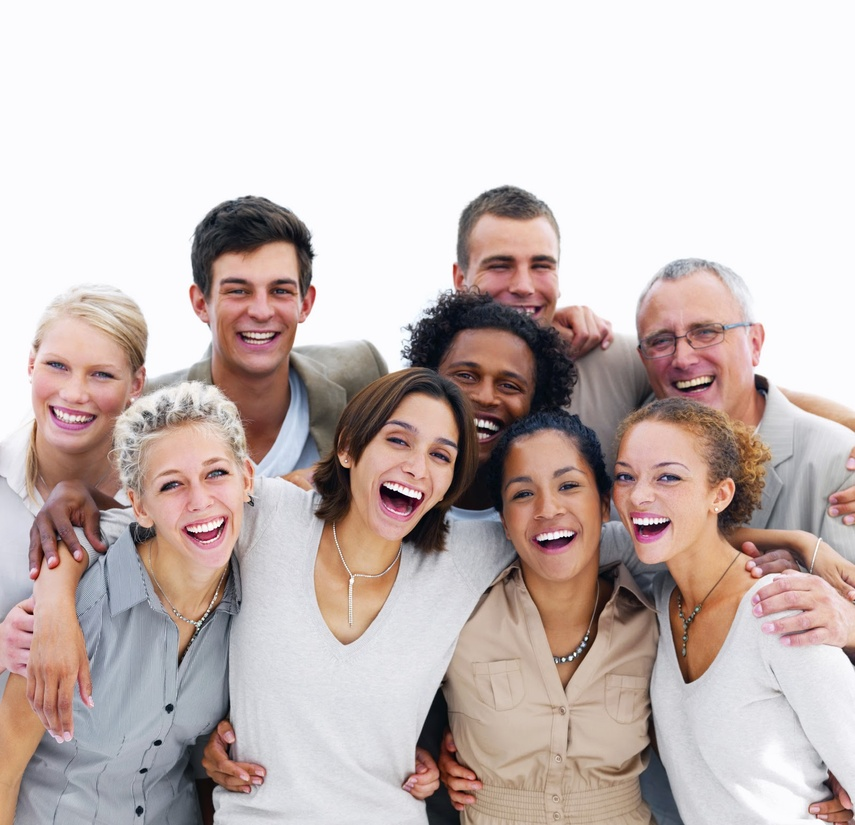
#> input picture 3.Using OpenCV and CNN to detect Facial Keypoint/happy.jpg, 855 x 825 px, shrunk from 1600 x 1543 before the run
$ jupyter execute Untitled.ipynb   (shell and % lines are left out)
#> lines starting #> are read from the running program, lines starting #| are printed output that depends on the picture
Facial keypoints include points around the eyes, nose, and mouth on any face and are used in many applications, from facial tracking to emotion recognition.
We will use OpenCV and CNN to detect Facial Keypoint.

<font color='blue'>Investigating OpenCV, pre-processing, and face detection<font>

     Step 1: Detect Faces Using a Haar Cascade Classifier
     Step 2: Add Eye Detection
     Step 3: De-noise an Image for Better Face Detection
     Step 4: Blur an Image and Perform Edge Detection
     Step 5: Automatically Hide the Identity of an Individual

<font color='blue'>Training a Convolutional Neural Network (CNN) to detect facial keypoints<font>

    Step 6: Create a CNN to Recognize Facial Keypoints
    Step 7: Compile and Train the Model
    Step 8: Visualize the Loss

<font color='blue'>Putting parts 1 and 2 together to identify facial keypoints on any image!<font>

    Step 9: Build a Robust Facial Keypoints Detector (Complete the CV Pipeline)


Step 0: Detect Faces Using a Haar Cascade Classifier

Have you ever wondered how Facebook automatically tags images with your friends' faces? Or how high-end cameras automatically find and focus on a certain person's face? Applications like these depend heavily on the machine learning task known as face detection - which is the task of automatically finding faces in images containing people.

At its root face detection is a classification problem - that is a problem of distinguishing between distinct classes of things. With face detection these distinct classes are 1) images of human faces and 2) everything else.

I will use OpenCV's implementation of Haar feature-based cascade classifiers to detect human faces in images. OpenCV provides many pre-trained face detectors, stored as XML files on github. I have downloaded one of these detectors and stored it in the detector_architectures directory.
Import Resources

In the next python cell, we load in the required libraries for this section of the project.

[cell 1]
# Import required libraries for this section


import numpy as np
import matplotlib.pyplot as plt
import math
import cv2
from PIL import Image
import time
import pandas as pd

Next, we load in and display a test image for performing face detection.

Note: by default OpenCV assumes the ordering of our image's color channels are Blue, then Green, then Red. This is slightly out of order with most image types we'll use in these experiments, whose color channels are ordered Red, then Green, then Blue. In order to switch the Blue and Red channels of our test image around we will use OpenCV's cvtColor function, which you can read more about by checking out some of its documentation located here. This is a general utility function that can do other transformations too like converting a color image to grayscale, and transforming a standard color image to HSV color space.

[cell 2]
# Load in color image for face detection
image = cv2.imread('happy.jpg')
#> image is the input picture: shape (825, 855, 3); mean B, G, R 184.2, 186.9, 200.5

# Convert the image to RGB colorspace
image = cv2.cvtColor(image, cv2.COLOR_BGR2RGB)

# Plot our image using subplots to specify a size and title
fig = plt.figure(figsize = (8,8))
ax1 = fig.add_subplot(111)
ax1.set_xticks([])
ax1.set_yticks([])

ax1.set_title('Original Image')
ax1.imshow(image)

There are a lot of people - and faces - in this picture. 13 faces to be exact! In the next code cell, I will demonstrate how to use a Haar Cascade classifier to detect all the faces in this test image.

This face detector uses information about patterns of intensity in an image to reliably detect faces under varying light conditions. So, to use this face detector, I'll first convert the image from color to grayscale.

Then, I'll load in the fully trained architecture of the face detector -- found in the file haarcascade_frontalface_default.xml - and use it on the image to find faces!

To learn more about the parameters of the detector see this post.

[cell 3]
# Convert the RGB  image to grayscale
gray = cv2.cvtColor(image, cv2.COLOR_RGB2GRAY)
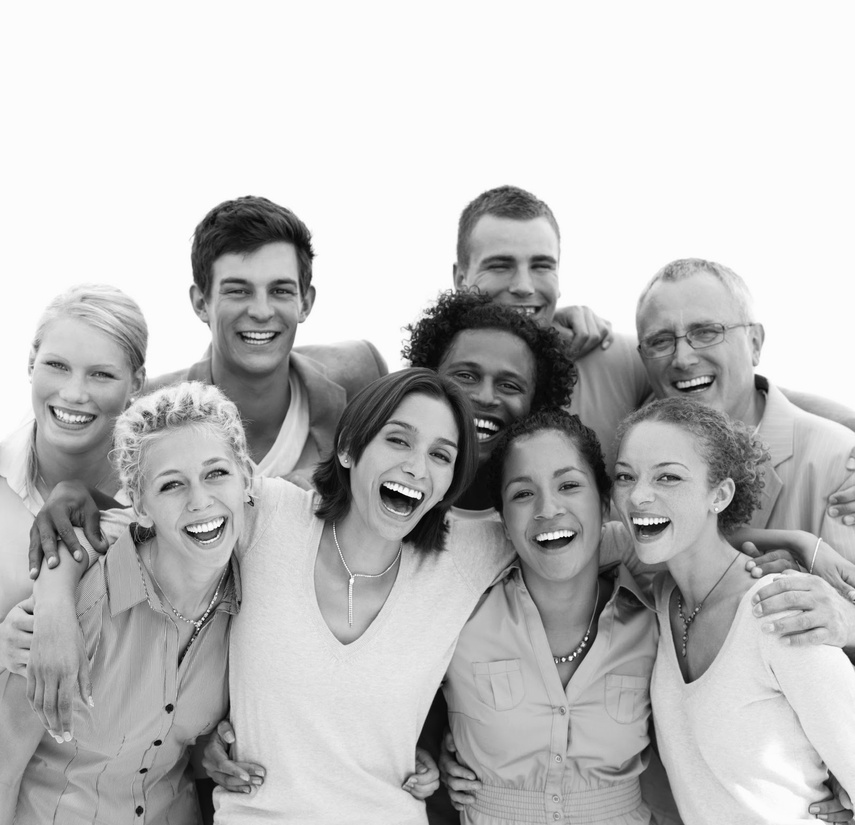
#> gray: shape (825, 855); min 1, max 255, mean 190.6

# Extract the pre-trained face detector from an xml file
face_cascade = cv2.CascadeClassifier('detector_architectures/haarcascade_frontalface_default.xml')
gray = cv2.cvtColor(image, cv2.COLOR_BGR2GRAY)
# Detect the faces in image
faces = face_cascade.detectMultiScale(gray, 4, 6)
#> faces = [[475, 230, 96, 96], [206, 253, 96, 96], [441, 342, 96, 96], [374, 410, 96, 96], [500, 451, 96, 96]]
